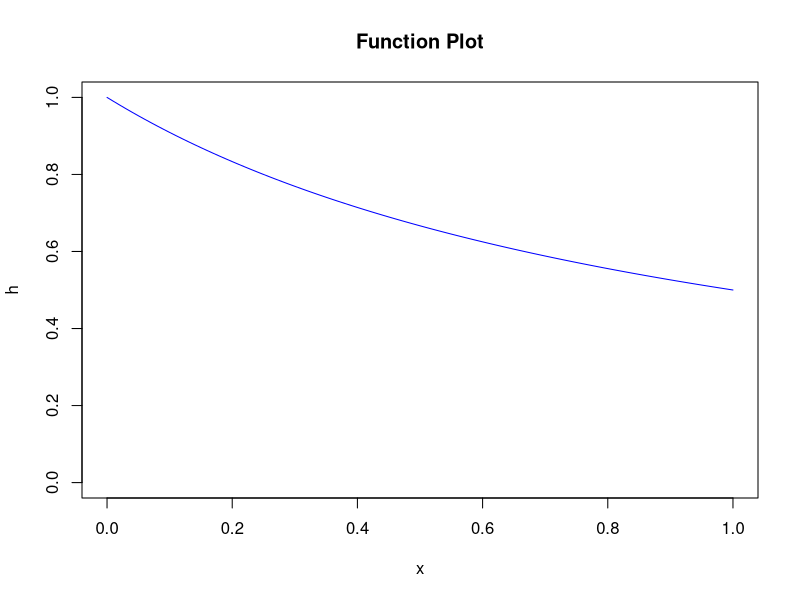

The R source for this figure:
#Samantha Maillie
#Homework 4 Problem 3

h <- function(x){
  return (1/(1+x))
}

plot(h, main = "Function Plot", 
     xlim = c(0,1), ylim = c(0,1), col = "blue")

#approx log(2) = .6931472

count = 0
n = 10000
for (j in 1:n){
  x = runif(1,0,1)
  y = runif(1,0,1)
  if(y < h(x)){
    count = count + 1
  }
}
estimate  = count / n
estimate


total = 0
n = 1500
for (i in 1:n){
  u = runif(1, 0, 1)
  total = total + h(u)
}
i = total/n
i

# a
n = 1500
U = runif(n,0,1)
h = 1/(1+U)
I_mc = sum(h)/n
I_mc
log(2) # comparable

# b
U2 = runif(n,0,1)
c = 1 + U2
theta_mc = sum(c)/n
theta_mc

# Calculating the optimal b:
num = sum((c - theta_mc)*(h - I_mc))
denom = sum((c - theta_mc)^2)
b = num/denom
b

# Therefore
I_cv = I_mc - b*(theta_mc-0.5)
I_cv

